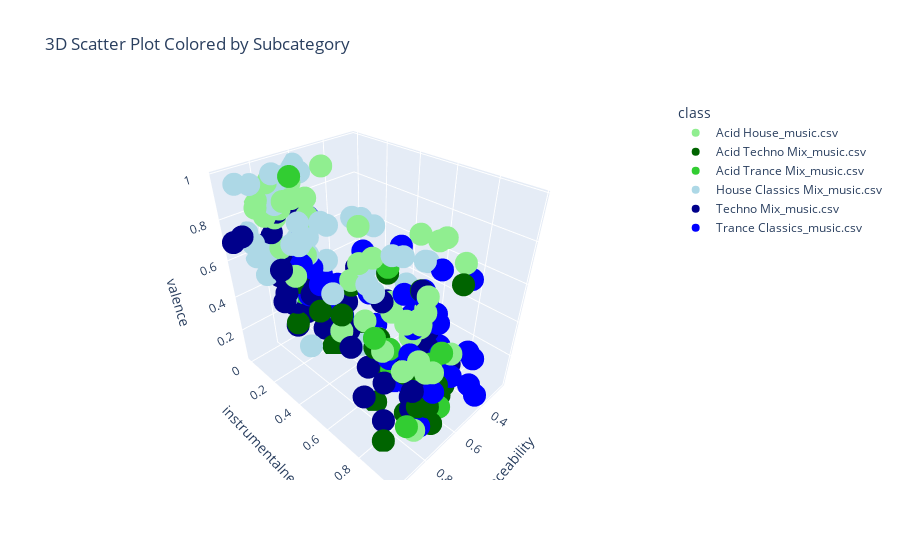

Notebook source saved alongside this figure:
### Code cell
import plotly.express as px
import pandas as pd

# Assuming combined_df is already defined as the provided DataFrame
# Define the custom color sequence
custom_colors = ['lightgreen', 'darkgreen', 'limegreen', 'lightblue', 'darkblue', 'blue']

# Create a mapping of classes to the custom colors
color_discrete_map = {
    'Acid House_music.csv': custom_colors[0],
    'Acid Techno Mix_music.csv': custom_colors[1],
    'Acid Trance Mix_music.csv': custom_colors[2],
    'House Classics Mix_music.csv': custom_colors[3],
    'Techno Mix_music.csv': custom_colors[4],
    'Trance Classics_music.csv': custom_colors[5]
}

# Plot using Plotly Express
fig = px.scatter_3d(
    combined_df, 
    x='danceability', 
    y='instrumentalness', 
    z='valence', 
    color='class',
    title='3D Scatter Plot Colored by Subcategory',
    color_discrete_map=color_discrete_map
)

fig.show()
